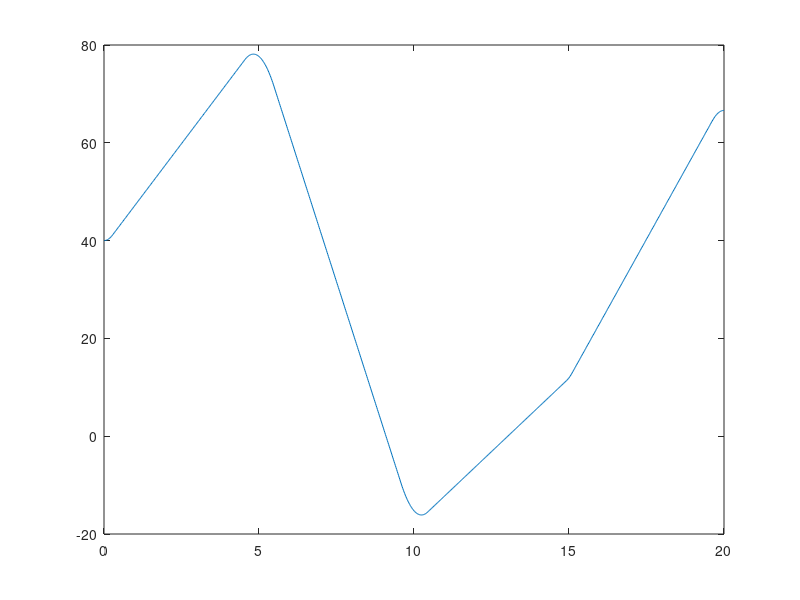
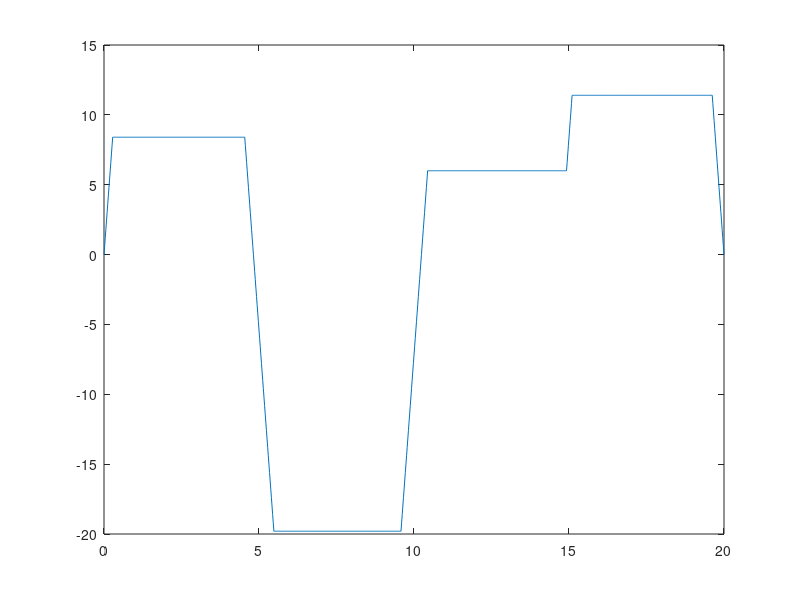
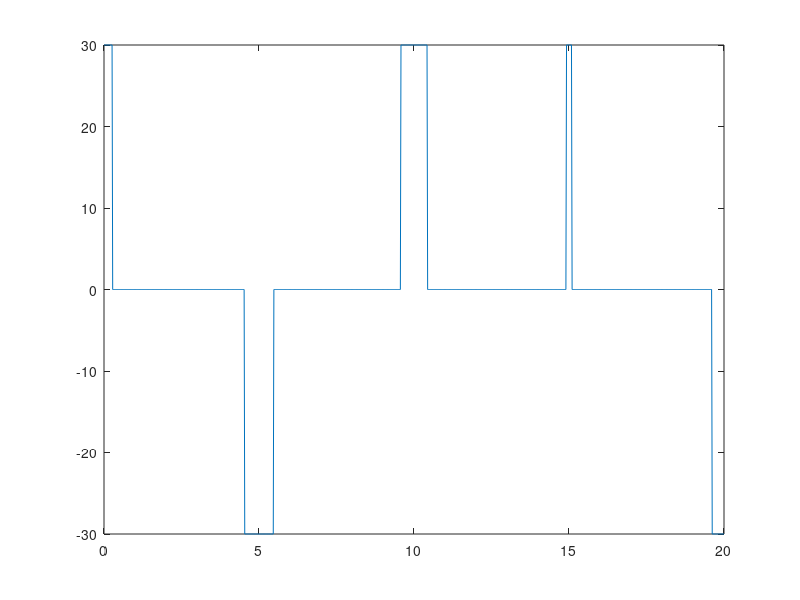

Write MATLAB code to recreate these figures, in order.
clear all
close all

time_total = 20;
n_points = 5;
time_inc = time_total/(n_points-1); % [5, 6, 3, 4] % secs

accn_mag = 30; % deg/sec^2

joint_angles = [40, 80, -20, 10, 65];


% Calculate accelerations
for i = 1:4
    
    theta_diff(i) = joint_angles(i+1) - joint_angles(i);
    accn(i) = sign(theta_diff(i))*accn_mag;

end

accn(5) = sign(-theta_diff(4))*accn_mag;

t(1) = time_inc - sqrt(time_inc^2 - 2*theta_diff(1)/accn(1));
t(5) = time_inc - sqrt(time_inc^2 + 2*theta_diff(4)/accn(5));

vel(1) = theta_diff(1)/(time_inc-0.5*t(1));
vel(4) = theta_diff(4)/(time_inc - 0.5*t(5));

% Calculate velocities
for i = 2:4
    
    if i ~= 4
        vel(i) = theta_diff(i)/time_inc;
    end
    
    t(i) = (vel(i)-vel(i-1))/accn(i);
end


% Calculate linear velocity times
t_lin(1) = time_inc - t(1) - 0.5*t(2);
t_lin(4) = time_inc - t(5) - 0.5*t(4);
for i = 2:3
    t_lin(i)= time_inc - 0.5*t(i)-0.5*t(i+1);
end

j = 2;
time_mode(1) = 0;

for i = 1:5
    
    time_mode(j) = time_mode(j-1) + t(i);
    accelerating(j) = 1;
    
    j = j+1;
    
    if i ~= 5
        accelerating(j) = 0;
        time_mode(j) = time_mode(j-1)+ t_lin(i);
    end
    j = j+1;
end

time(1) = 0;
n_inc = 1001;
time_step = time_total/(n_inc-1);

j = 2;
k = 1;
velocity(1) = 0;
acceleration(1) = accn(1);
theta(1) = joint_angles(1);

for i = 2:n_inc
    time(i) = time(i-1) + time_step;
  
    if time(i) > time_mode(j)
        j = j + 1;
        if mod(j,2) == 0
            k = k+1;
        end
    end
    
    acceleration(i) = accelerating(j)*accn(k);
    velocity(i) = velocity(i-1) + acceleration(i-1)*time_step;
    theta(i) = theta(i-1) + (velocity(i-1)*time_step) + (acceleration(i-1)*time_step^2)/2;
    
end

figure()
plot(time, theta);

figure()
plot(time, velocity);

figure()
plot(time, acceleration);

